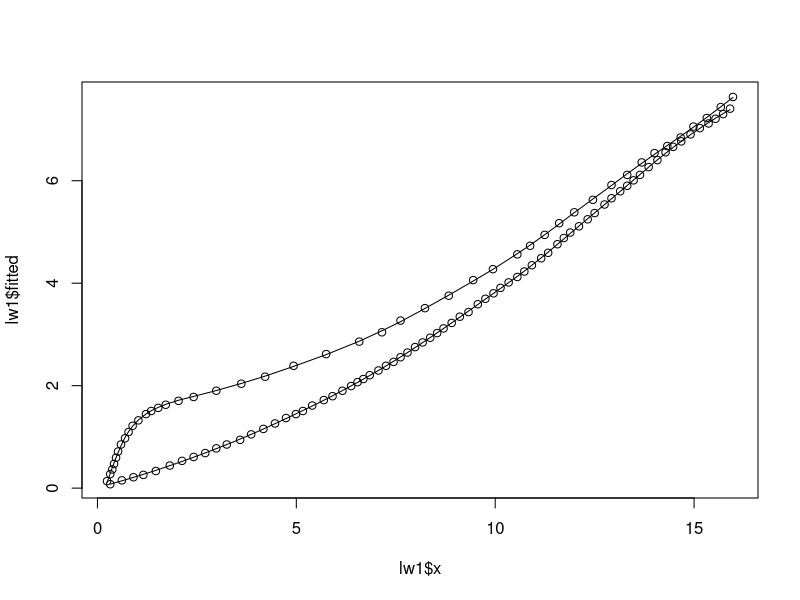
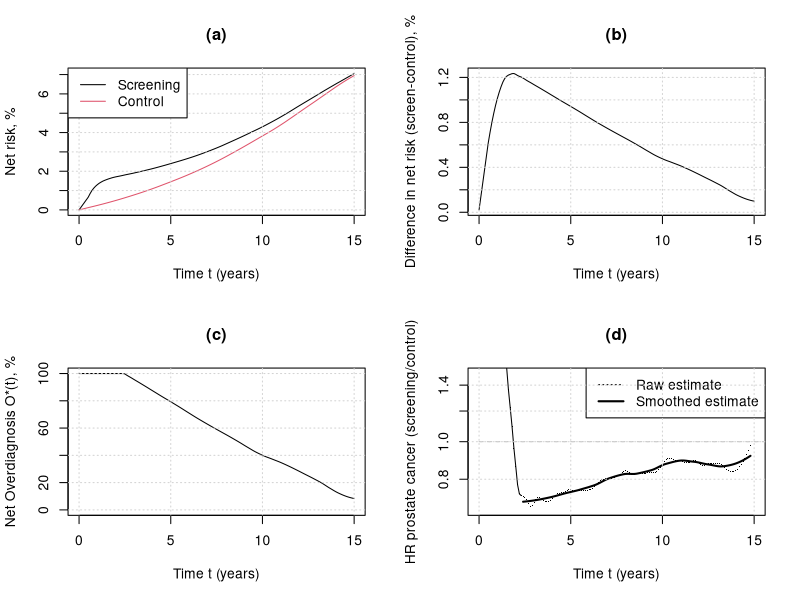

Recreate these plots in R, in order.
##_/_/_/_/_/_/_/_/_/_/_/_/_/_/_/_/_/_/_/_/_/_/_/_/_/_/_/_/_/_/_/_/_/_/_/_/_/_/_/_/_/_/
##
## Analysis code for: Why is prostate cancer overdiagnosis a problem with PSA testing
## and what can be done about it? (Brentnall et al, submitted 2025).
##
## Date: 9th December 2025
## Author: Adam Brentnall
##_/_/_/_/_/_/_/_/_/_/_/_/_/_/_/_/_/_/_/_/_/_/_/_/_/_/_/_/_/_/_/_/_/_/_/_/_/_/_/_/_/_/

## Libraries
library("tidyverse")
library("readxl")

######################################################################################
## Load data
## Data extracted from Martin RM, Turner EL, Young GJ, Metcalfe C, Walsh EI, Lane JA, et al.
## Prostate-Specific Antigen Screening and 15-Year Prostate Cancer Mortality: A Secondary
## Analysis of the CAP Randomized Clinical Trial. JAMA. 2024;331:1460-70.
## Figure 2c, extracted using https://plotdigitizer.com/app

## control arm
mydta_control<-read_csv("plot-data-control-arm.csv")
mydta_control<-mydta_control[order(mydta_control$x),]

## screening arm
mydta_screen<-read_csv("plot-data-screening-arm.csv")
mydta_screen<-mydta_screen[order(mydta_screen$x),]

## interpolate points
lw1<-loess(y~x, mydta_screen, span=0.25)

lw2<-loess(y~x, mydta_control, span=0.25)

## visual 
plot(lw1$x, lw1$fitted, type="l")
points(lw1$x, lw1$y)
lines(lw2$x,lw2$fitted)
points(lw2$x, lw2$y)

## create data with same x-vals for both arms
myy_screen<-predict(lw1, newdata=data.frame(x=seq(0.5,15, by=0.1)))

myy_control<-predict(lw2, newdata=data.frame(x=seq(0.5,15, by=0.1)))

mynewdta<-data.frame(x=c(0,seq(0.5,15,by=0.1)), yscreen=c(0,myy_screen), ycontrol=c(0,myy_control))

######################################################################################
## Estimate excess / overdiagnosis using data

## cumulative hazard
mynewdta$hscreen <- -log(1-mynewdta$yscreen/100)
mynewdta$hcontrol <- -log(1-mynewdta$ycontrol/100)

## summary stat for net overdiagnosis based on reported statistics in paper
myse1<-(-0.0682+0.0706)/(2*1.96)

myse2<-(0.0721-0.0695)/(2*1.96)

myse3<-sqrt(myse1^2+myse2^2)

mypt<-0.0708 - 0.0694

myci<-c(mypt+1.96*myse3, mypt, mypt-1.96*myse3)*100

## Absolute risk difference and 95%CI at 15y
myci

## Baseline screen
Sbase<-2249/(113679+75707)

## Net overdiagnosis at 15y and 95%CI
(myci/100)/Sbase

## excess through time
mynewdta$oS<-(mynewdta$yscreen/100-mynewdta$ycontrol/100)/Sbase

## smoother to interpolate
lw3b<-loess(oS~x, mynewdta, span=0.2)

mynewdta$oSs<-lw3b$fitted

## set max excess to 1 at beginning
myidx<-max(seq(1,nrow(mynewdta))[mynewdta$oSs>1])

mynewdta$oSs2<-mynewdta$oSs

mynewdta$oSs2[1:myidx]<-1

### Estimate hazard using rate of change of cumulative hazard
## Use moving average of three points to estimate hazard from cumulative hazard to reduce noise
##
myplotdta<-data.frame(grad=c(NA,diff(mynewdta$hscreen) / diff(mynewdta$hcontrol)), x=mynewdta$x)

myplotdta$hscreens<-c(NA,sapply(2:(nrow(mynewdta)-1), function(idx) mean(mynewdta$hscreen[(idx-1):(idx+1)])),NA)

myplotdta$hcontrols<-c(NA,sapply(2:(nrow(mynewdta)-1), function(idx) mean(mynewdta$hcontrol[(idx-1):(idx+1)])),NA)

myplotdta$grad2<-c(NA,diff(myplotdta$hscreens)/diff(myplotdta$hcontrols))


myplotdta$hscreens2<-c(NA,NA,sapply(3:(nrow(mynewdta)-2), function(idx) mean(mynewdta$hscreen[(idx-2):(idx+2)])),NA, NA)

myplotdta$hcontrols2<-c(NA,NA, sapply(3:(nrow(mynewdta)-2), function(idx) mean(mynewdta$hcontrol[(idx-2):(idx+2)])),NA, NA)

myplotdta$grad3<-c(NA,diff(myplotdta$hscreens2)/diff(myplotdta$hcontrols2))

## plot for paper
myscale<-1

postscript(file="CAP-overdx-net.eps",horiz=FALSE,onefile=FALSE,width=14*myscale, height=10*myscale, pointsize=14)

par(mfrow=c(2,2))
## Plot (a): cumulative incidence
plot(mynewdta$x, mynewdta$yscreen, type="l", xlab="Time t (years)", ylab="Net risk, %", main="(a)")
lines(mynewdta$x, mynewdta$ycontrol, col=2)
grid()
legend("topleft", c("Screening", "Control"), col=c(1,2), lty=1)

## Plot (b): Difference in cumulative incidence (smoothed)
lw4<-loess(yscreen-ycontrol~x, mynewdta, span=0.2)
plot(mynewdta$x, lw4$fitted, type="l", xlab="Time t (years)", ylab="Difference in net risk (screen-control), %", main="(b)")
grid()

## Plot (c): Excess (smoothed)
plot(mynewdta$x, mynewdta$oSs2*100, type="l", xlab="Time t (years)", ylab="Net Overdiagnosis O*(t), %", ylim=c(0,100), main="(c)")
##lines(c(0,15), c(10,10),lty=2, col="gray")
grid()

## Plot (d): Compensatory drop, using estimated hazard ratio
mystart<-2.4
## Raw hazard ratio from moving average to estimate hazard separately in control and screening
plot(myplotdta$x, myplotdta$grad3, log="y", ylim=c(2/3,3/2), type="p", pch=".", xlab="Time t (years)", ylab="HR prostate cancer (screening/control)", main="(d)")
## smoothed hazard ratio
lwgrad<-loess(grad3~x, myplotdta[myplotdta$x>mystart,], span=0.4)
lines(lwgrad$x, lwgrad$fitted, col=1, lwd=2)
lines(myplotdta$x[myplotdta$x<=mystart], myplotdta$grad3[myplotdta$x<=mystart], lwd=1)
lines(c(0,20),c(1,1), lty=2, col="gray")
legend("topright", c("Raw estimate", "Smoothed estimate"), col=c(1,1), lty=c(3, 1), lwd=c(1,2))
grid()

dev.off()

####################################
##                                ##      
## Crude overdiagnosis estimates  ##
##                                ## 
####################################

## English all-cause mortality rates 
mymort<-readxl::read_xlsx("timeseries3yrqx19802021.xlsx", sheet="Eng Males qx", skip=4)

## Use period rates from 2021-23
mymort_ref<-data.frame(age=0:100, mort=mymort$`2021-2023`)

## Prostate cancer mortality rates
## Data from: #https://digital.nhs.uk/data-and-information/publications/statistical/compendium-mortality/current/mortality-from-prostate-cancer/mortality-from-prostate-cancer-crude-death-rate-by-age-group-3-year-average-m
## Rates -
## 1+	 01-04	 05-14	 15-34	 35-64	 65-74	 75+
mymort_prostate<-c(0.12,	0.05,	0.02,	4.82,	71.59,	373.84)/100000
mymort_ref$pc<-rep(mymort_prostate, c(5,10,20,30,10,26))

## Subtract rate of death from prostate cancer
mymort_ref$xpc<-mymort_ref$mort-mymort_ref$pc

## Simple model for rate of decline net overdiagnosis based on the plot
myrate<-(100-11.7)/12

myrate

## function t
fn.overdxc2<-function(h2, nl=15){
    
    S2<-c(1,exp(-cumsum(h2))) ## competing risks, survival

    S1<-c(1,1,1,1,1-seq(1,12)*(0.0736)) ## net survival

    h1<-diff(-log(S1)) ## net hazard
    
    myovdx<- 1 - cumsum( (h1/(h1+h2)) * (1-exp(-(h1+h2))) * S1[1:nl] * S2[1:nl])

    myovdx[nl]

}

## all-cause mortality assumption age 50-64
thisref1<-mymort_ref$mort[51:65]
## non prostate cancer mortality rate assumption age 50-64
thisref2<-mymort_ref$xpc[51:65]
## Probability alive by end 15y
1-prod(1-thisref1)
## Probability prostate cancer not diagnosed by end 15y
fn.overdxc2(thisref2)

## age 70y (to 85)
thisref1<-mymort_ref$mort[71:85]
thisref2<-mymort_ref$xpc[71:85]
1-prod(1-thisref1)
fn.overdxc2(thisref2)

## age 80y (to 95)
thisref1<-mymort_ref$mort[81:95]
thisref2<-mymort_ref$xpc[81:95]
1-prod(1-thisref1)
fn.overdxc2(thisref2)

